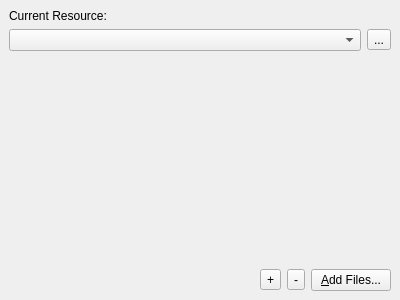
<ui version="4.0" >
 <comment>*********************************************************************
**
** Copyright (C) 1992-2008 Trolltech ASA. All rights reserved.
**
** This file is part of the Qt Designer of the Qt Toolkit.
**
** This file may be used under the terms of the GNU General Public
** License versions 2.0 or 3.0 as published by the Free Software
** Foundation and appearing in the files LICENSE.GPL2 and LICENSE.GPL3
** included in the packaging of this file.  Alternatively you may (at
** your option) use any later version of the GNU General Public
** License if such license has been publicly approved by Trolltech ASA
** (or its successors, if any) and the KDE Free Qt Foundation. In
** addition, as a special exception, Trolltech gives you certain
** additional rights. These rights are described in the Trolltech GPL
** Exception version 1.2, which can be found at
** http://www.trolltech.com/products/qt/gplexception/ and in the file
** GPL_EXCEPTION.txt in this package.
**
** Please review the following information to ensure GNU General
** Public Licensing requirements will be met:
** http://trolltech.com/products/qt/licenses/licensing/opensource/. If
** you are unsure which license is appropriate for your use, please
** review the following information:
** http://trolltech.com/products/qt/licenses/licensing/licensingoverview
** or contact the sales department at sales@trolltech.com.
**
** In addition, as a special exception, Trolltech, as the sole
** copyright holder for Qt Designer, grants users of the Qt/Eclipse
** Integration plug-in the right for the Qt/Eclipse Integration to
** link to functionality provided by Qt Designer and its related
** libraries.
**
** This file is provided "AS IS" with NO WARRANTY OF ANY KIND,
** INCLUDING THE WARRANTIES OF DESIGN, MERCHANTABILITY AND FITNESS FOR
** A PARTICULAR PURPOSE. Trolltech reserves all rights not expressly
** granted herein.
**
** This file is provided AS IS with NO WARRANTY OF ANY KIND, INCLUDING THE
** WARRANTY OF DESIGN, MERCHANTABILITY AND FITNESS FOR A PARTICULAR PURPOSE.
**
*********************************************************************</comment>
 <class>qdesigner_internal::ResourceEditor</class>
 <widget class="QWidget" name="qdesigner_internal::ResourceEditor" >
  <property name="geometry" >
   <rect>
    <x>0</x>
    <y>0</y>
    <width>400</width>
    <height>300</height>
   </rect>
  </property>
  <property name="windowTitle" >
   <string>Resource editor</string>
  </property>
  <layout class="QVBoxLayout" >
   <property name="margin" >
    <number>9</number>
   </property>
   <property name="spacing" >
    <number>6</number>
   </property>
   <item>
    <widget class="QLabel" name="label" >
     <property name="text" >
      <string>Current Resource:</string>
     </property>
    </widget>
   </item>
   <item>
    <layout class="QHBoxLayout" >
     <property name="margin" >
      <number>0</number>
     </property>
     <property name="spacing" >
      <number>6</number>
     </property>
     <item>
      <widget class="QComboBox" name="m_qrc_combo" >
       <property name="sizePolicy" >
        <sizepolicy>
         <hsizetype>7</hsizetype>
         <vsizetype>0</vsizetype>
         <horstretch>0</horstretch>
         <verstretch>0</verstretch>
        </sizepolicy>
       </property>
       <property name="insertPolicy" >
        <enum>QComboBox::NoInsert</enum>
       </property>
      </widget>
     </item>
     <item>
      <widget class="QToolButton" name="m_remove_qrc_button" >
       <property name="text" >
        <string>...</string>
       </property>
      </widget>
     </item>
    </layout>
   </item>
   <item>
    <widget class="QStackedWidget" name="m_qrc_stack" >
     <property name="currentIndex" >
      <number>-1</number>
     </property>
    </widget>
   </item>
   <item>
    <layout class="QHBoxLayout" >
     <property name="margin" >
      <number>0</number>
     </property>
     <property name="spacing" >
      <number>6</number>
     </property>
     <item>
      <spacer>
       <property name="orientation" >
        <enum>Qt::Horizontal</enum>
       </property>
       <property name="sizeHint" >
        <size>
         <width>40</width>
         <height>20</height>
        </size>
       </property>
      </spacer>
     </item>
     <item>
      <widget class="QToolButton" name="m_add_button" >
       <property name="text" >
        <string>+</string>
       </property>
      </widget>
     </item>
     <item>
      <widget class="QToolButton" name="m_remove_button" >
       <property name="text" >
        <string>-</string>
       </property>
      </widget>
     </item>
     <item>
      <widget class="QPushButton" name="m_add_files_button" >
       <property name="text" >
        <string>&amp;Add Files...</string>
       </property>
      </widget>
     </item>
    </layout>
   </item>
  </layout>
 </widget>
 <resources/>
 <connections/>
</ui>
